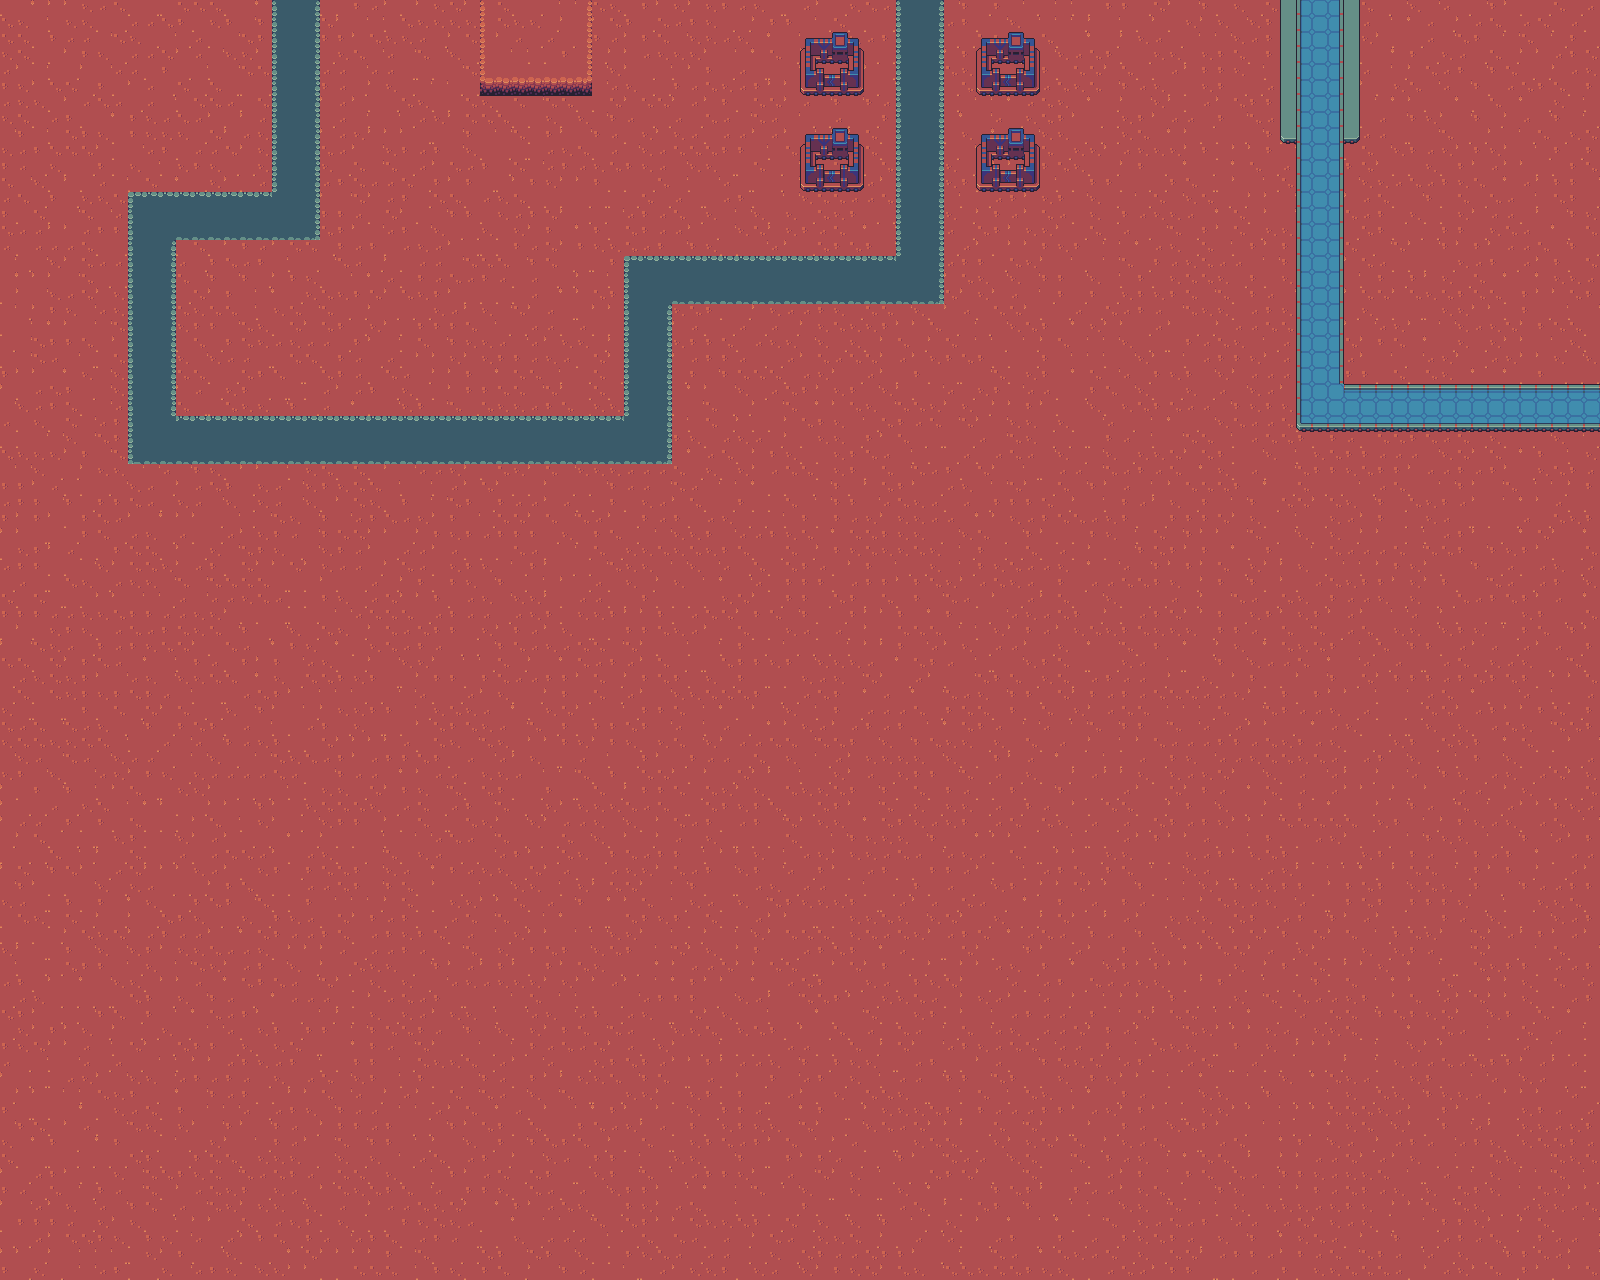

A 2D game scene composited from a Tiled map and its tileset images. What follows is a short description and the map's XML, with each tile layer's data collapsed to a summary:
An orthogonal 100x80 tile map with 16x16 px tiles, 2 tile layers (background, obstacles), 2 hidden layers not drawn.

<map version="1.4" tiledversion="1.4.3" orientation="orthogonal" renderorder="right-down" width="100" height="80" tilewidth="16" tileheight="16" infinite="0" nextlayerid="5" nextobjectid="1">
 <tileset firstgid="1" source="tileset_scifi.tsx" />
 <layer id="1" name="background" width="100" height="80">
  <data>[8000 cells, 8000 non-empty, 8 distinct tile ids]</data>
 </layer>
 <layer id="2" name="obstacles" width="100" height="80">
  <data>[8000 cells, 569 non-empty, 42 distinct tile ids]</data>
 </layer>
 <layer id="3" name="path" width="100" height="80" visible="0">
  <data>[8000 cells, 336 non-empty, 3 distinct tile ids]</data>
 </layer>
 <layer id="4" name="start_position" width="100" height="80" visible="0">
  <data>[8000 cells, 3 non-empty, 3 distinct tile ids]</data>
 </layer>
</map>
